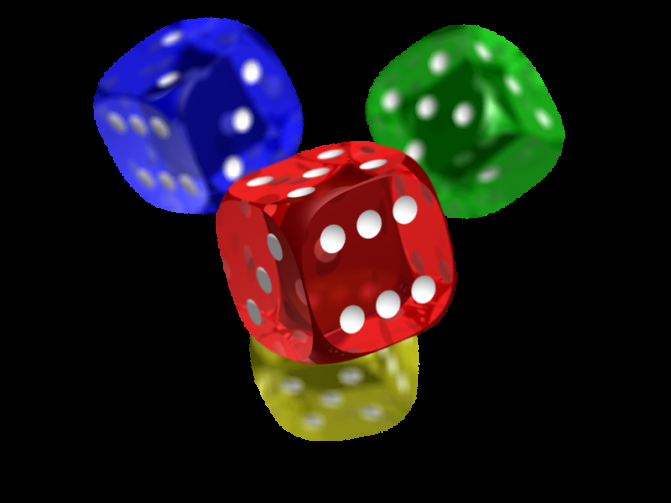
#> input picture RU/ЛР1/img.png, 671 x 503 px, found by its file name
$ jupyter execute --allow-errors Lec4.ipynb   (shell and % lines are left out)
#> lines starting #> are read from the running program, lines starting #| are printed output that depends on the picture
[cell 1]
from skimage.io import imread, imshow, imsave
from skimage import img_as_float, img_as_ubyte
import numpy as np
import matplotlib.pyplot as plt

[cell 2]
img1 = imread('img.png')
#> img1 is the input picture: shape (503, 671, 3); mean R, G, B 33, 25.1, 26
plt.figure(figsize = (10, 7))
h1 = plt.hist(img1.ravel(), bins = 256, range=(0,255))[0];
#> h1 = 256 values, max 690719 at index 0, min 241 at index 250, mean 3955.2
cdf1 = np.cumsum(h1)
#> cdf1 = 256 values from 690719 to 1012539
plt.plot(range(len(h1)), cdf1 / cdf1.max() * h1.max());
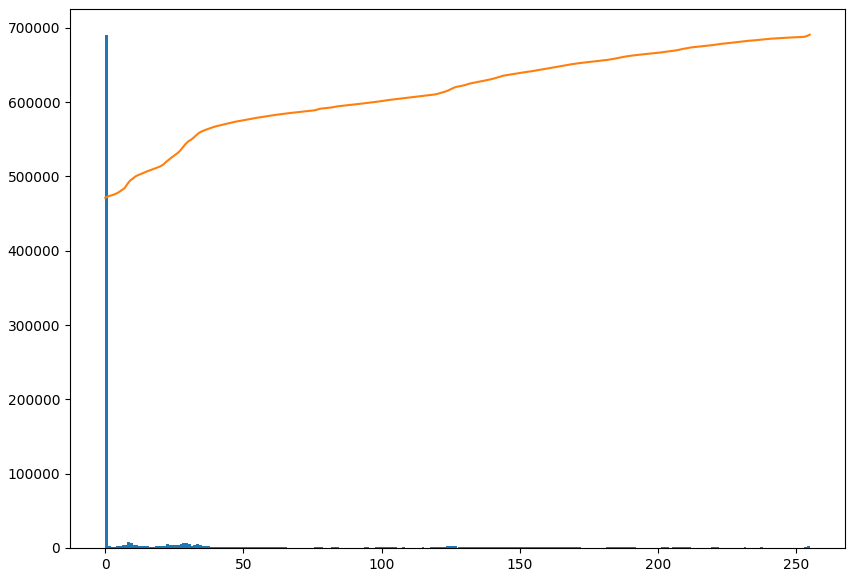
#> figure drawn by matplotlib, 1 panel; tallest bar 690719 high, from x = 0 to 0.996; curve peaks at x = 255, y = 690719

[cell 3]
cdf_min = np.min(cdf1[np.where(cdf1 != 0)])
#> cdf_min = 690719
N = img1.shape[0] * img1.shape[1]
#> N = 337513
cdf_new = np.round((cdf1 - cdf_min) / (N - 1) * 255)
#> cdf_new = 256 values from 0 to 243
plt.plot(range(256), cdf_new)
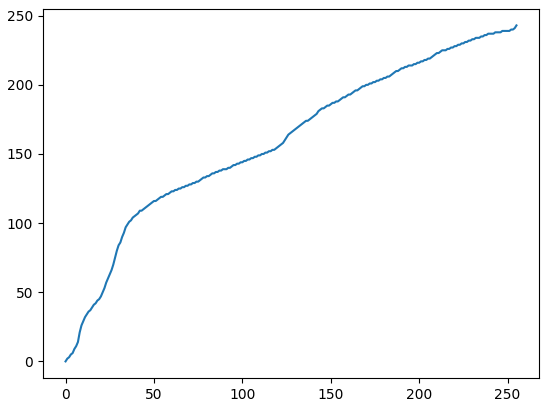
#> figure drawn by matplotlib, 1 panel; curve peaks at x = 255, y = 243

[cell 4]
cdf_min = np.min(cdf1[np.where(cdf1 != 0)])
N = img1.shape[0] * img1.shape[1]
img2 = img1.copy()
#> (the rest of this cell did not finish here and is left out)

[cell 5]
plt.figure(figsize=(15,10))
plt.subplot(121)
#> (the rest of this cell did not finish here and is left out)

[cell 6]
x_min = np.min(np.where(h1 != 0))
#> x_min = 0
x_max = np.max(np.where(h1 != 0))
#> x_max = 255
img3 = np.clip(255 / (x_max - x_min) * (img1 - x_min), 0, 255)
plt.figure(figsize=(15, 10))
plt.subplot(121)
imshow(img3.astype('uint8'))
plt.subplot(122)
imshow(img2);
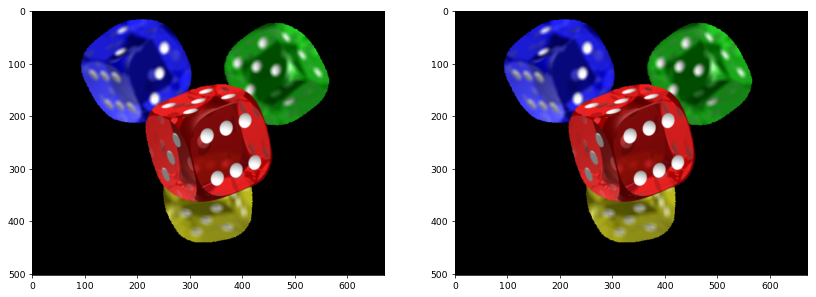
#> figure drawn by matplotlib, 2 panels
